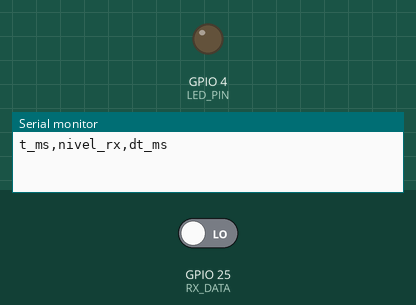
Bench run of a sketch on a simulated ESP32. Shown: output pins drawn as LEDs (lit = HIGH), the last lines printed to the serial monitor. Inputs (shaded band) come from the test bench; at power-on: GPIO 25 (RX_DATA) LOW.

Above: at 1.2 s.
1.3 s: GPIO 25 (RX_DATA) driven HIGH
At 2.4 s:
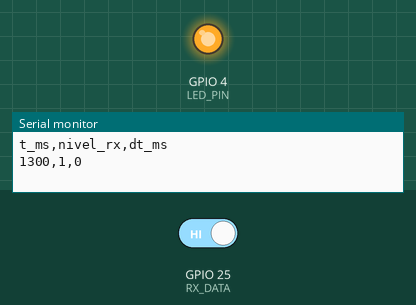
2.8 s: GPIO 25 (RX_DATA) driven LOW
At 3.6 s:
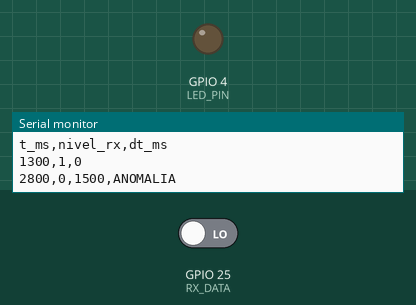
Timing chart, 0 to 5.8 s (numbered marks = the images above; inputs shaded):
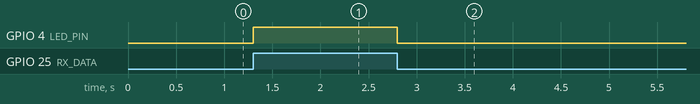

The sketch:

receptor.ino
```cpp
/*
 * N1 - RECEPTOR: espejo de estado de 1 bit (ESP32 WROOM, esp32:esp32:esp32)
 *
 * Que hace: lee RX_DATA, enciende su LED con el nivel recibido y registra por
 * serie cada cambio con su marca de tiempo. Marca ANOMALIA cuando el intervalo
 * entre cambios se sale de 500 +/- 50 ms (el emisor conmuta cada 500 ms) y cada
 * 5 s imprime un resumen.
 *
 * CABLEADO (tres cables):
 *      EMISOR GPIO26 --330R--> RECEPTOR GPIO25 (RX_DATA)
 *      EMISOR GND ------------ RECEPTOR GND      <-- OBLIGATORIO
 *      LED testigo: GPIO4 -> 330 ohm -> LED -> GND
 *
 * ===========================================================================
 *  POR QUE INPUT_PULLDOWN Y NO INPUT
 * ===========================================================================
 *  Un pin en INPUT "sin resistencia" esta FLOTANTE: no vale 0, no vale 1, vale
 *  lo que la interferencia y las capacidades parasitas quieran (el dedo, el
 *  cable, la red electrica). Un pin flotante NO es un 0.
 *  Ningun delay() lo arregla: esperar mas tiempo solo te da mas tiempo de
 *  leer ruido. La solucion es darle un nivel de reposo definido con una
 *  resistencia interna (~45 kohm) hacia GND: INPUT_PULLDOWN. Asi, si el cable
 *  se desconecta, el pin queda en 0 ESTABLE, y el emisor puede manejar la linea
 *  a 1 sin problema (la resistencia es muy debil frente a un GPIO).
 *
 *  COMO PROBARLO: con el enlace funcionando, DESCONECTA el cable de senal
 *  (GPIO26 -> GPIO25) dejando el GND conectado. El receptor debe quedarse en
 *  nivel 0 estable (sin lineas de cambio en el CSV, LED apagado). Si en el
 *  sketch original (INPUT) haces lo mismo, veras cambios aleatorios.
 *
 * ===========================================================================
 *  GND COMUN
 * ===========================================================================
 *  Sin GND compartido las tensiones de las dos placas no tienen referencia
 *  comun y la lectura no es fiable, aunque "a veces" parezca funcionar.
 *
 *  GPIO12 esta PROHIBIDO (pin de strapping, puede impedir el arranque).
 *
 * Serie: 115200 baudios. Salida CSV: t_ms,nivel_rx,dt_ms[,ANOMALIA]
 * Las lineas que empiezan con '#' son resumenes/comentarios.
 */

#include <Arduino.h>

#define RX_DATA 25        // entrada de datos, viene de TX_DATA (GPIO26) del emisor
#define LED_PIN 4         // 2 = LED on-board

#define PERIODO_ESPERADO_MS 500
#define TOLERANCIA_MS 50
#define PERIODO_RESUMEN_MS 5000

static uint8_t nivel_prev = 0;
static uint32_t t_cambio_prev = 0;
static bool hay_cambio_prev = false;   // el primer cambio no tiene "anterior"
static uint32_t cambios = 0;
static uint32_t anomalias = 0;
static uint32_t t_resumen = 0;

void setup() {
  Serial.begin(115200);
  pinMode(RX_DATA, INPUT_PULLDOWN);   // ver comentario destacado arriba
  pinMode(LED_PIN, OUTPUT);
  nivel_prev = digitalRead(RX_DATA);
  digitalWrite(LED_PIN, nivel_prev);
  Serial.println("t_ms,nivel_rx,dt_ms");
  t_resumen = millis();
}

void loop() {
  // Sondeo continuo: el loop vacio pasa por aqui miles de veces por segundo,
  // sobra resolucion para un cambio cada 500 ms (millis() tiene 1 ms).
  uint8_t nivel = digitalRead(RX_DATA);
  if (nivel != nivel_prev) {
    uint32_t t = millis();          // sellar el tiempo ANTES de imprimir
    nivel_prev = nivel;
    digitalWrite(LED_PIN, nivel);
    cambios++;

    Serial.print(t);
    Serial.print(',');
    Serial.print(nivel);
    Serial.print(',');
    if (hay_cambio_prev) {
      uint32_t dt = t - t_cambio_prev;
      Serial.print(dt);
      if (dt < PERIODO_ESPERADO_MS - TOLERANCIA_MS ||
          dt > PERIODO_ESPERADO_MS + TOLERANCIA_MS) {
        anomalias++;
        Serial.print(",ANOMALIA");
      }
    } else {
      Serial.print(0);   // primer cambio: no hay intervalo previo que medir
    }
    Serial.println();
    t_cambio_prev = t;
    hay_cambio_prev = true;
  }

  if (millis() - t_resumen >= PERIODO_RESUMEN_MS) {
    t_resumen += PERIODO_RESUMEN_MS;
    Serial.print("# resumen t_ms=");
    Serial.print(millis());
    Serial.print(" cambios=");
    Serial.print(cambios);
    Serial.print(" anomalias=");
    Serial.print(anomalias);
    Serial.print(" nivel=");
    Serial.println(nivel_prev);
  }
}
```

Measured:
- after the input at 1.3 s, GPIO 4 (LED_PIN): LOW → HIGH at once
- after the input at 2.8 s, GPIO 4 (LED_PIN): HIGH → LOW at once
